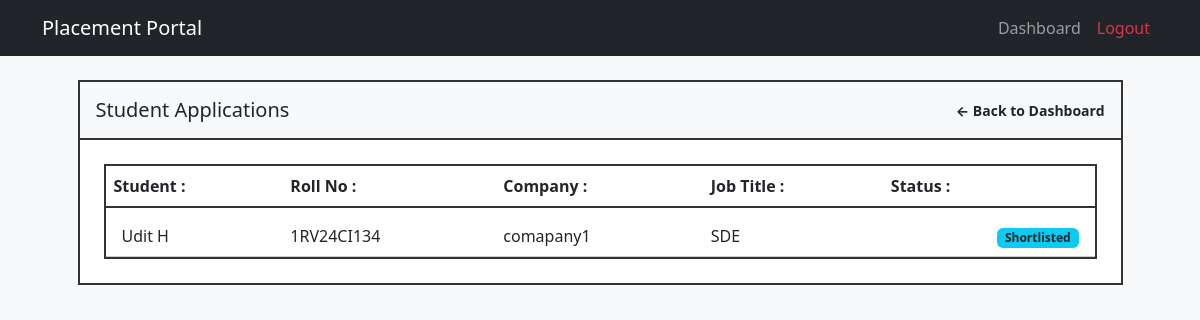
/admin/applications (signed in), run on an earlier commit of the app's database.
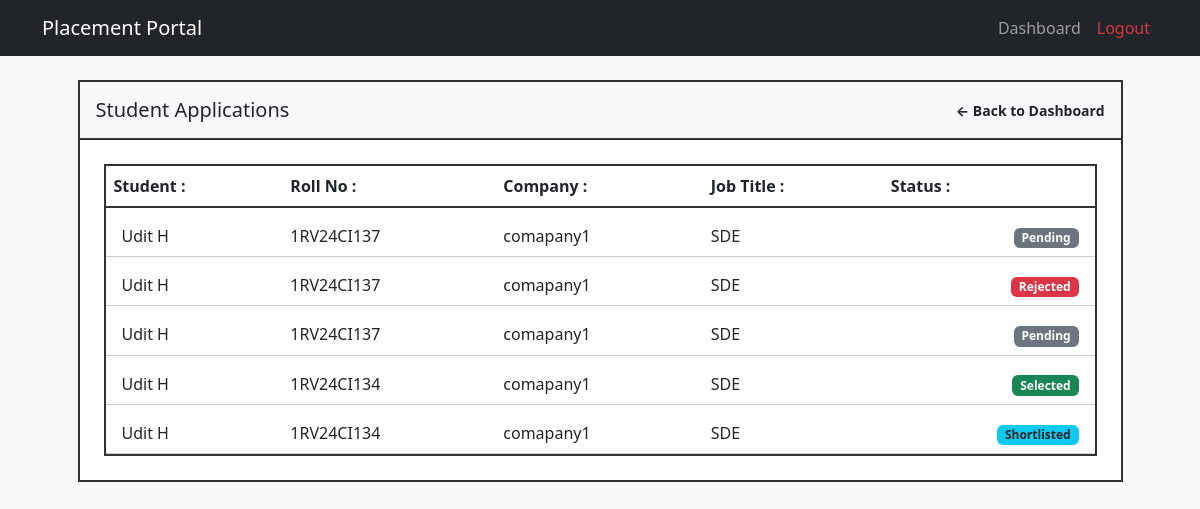
And on a later commit of the database.
### models.py (models this page shows, shortened)
class Application(db.Model):
    __tablename__ = 'application'
    id = db.Column(db.Integer, primary_key=True, autoincrement=True)
    student_roll = db.Column(db.String(50), db.ForeignKey('student.roll_no'), nullable=False)
    drive_id = db.Column(db.Integer, db.ForeignKey('placement_drive.id'), nullable=False)
    application_status = db.Column(db.String(20), default='applied')
    applied_on = db.Column(db.DateTime, default=datetime.now)
    updated_at = db.Column(db.DateTime, default=datetime.now, onupdate=datetime.now)
    remarks = db.Column(db.String(255))
    __table_args__ = (
        db.UniqueConstraint('student_roll', 'drive_id', name='unique_student_drive'),
    )

class Student(db.Model, UserMixin):
    __tablename__ = 'student'
    roll_no = db.Column(db.String(50), primary_key=True)
    name = db.Column(db.String(255), nullable=False)
    email = db.Column(db.String(100), unique=True, nullable=False)
    password_hash = db.Column(db.String(255), nullable=False)
    phone_no = db.Column(db.String(15), nullable=False)
    gender = db.Column(db.String(10), nullable=False)
    dob = db.Column(db.Date, nullable=False)
    location = db.Column(db.String(255))
    dept_id = db.Column(db.String(10), db.ForeignKey('departments.dept_id'), nullable=False)
    graduation_year = db.Column(db.Integer, nullable=False)
    cgpa = db.Column(db.Numeric(4, 2), nullable=False)
    has_backlogs = db.Column(db.Boolean, nullable=False, default=False)
    approval_status = db.Column(db.String(50), nullable=False, default='pending') #'Pending', 'Approved', 'Rejected'
    is_blacklisted = db.Column(db.Boolean, default=False)
    skills = db.relationship('Skills', backref='student', uselist=False)
    applications = db.relationship('Application', backref='student')

class Company(db.Model, UserMixin):
    __tablename__ = 'company'
    company_id = db.Column(db.Integer, primary_key=True, autoincrement=True)
    email = db.Column(db.String(100), unique=True, nullable=False)
    password_hash = db.Column(db.String(255), nullable=False)
    company_name = db.Column(db.String(255), nullable=False)
    hr_name = db.Column(db.String(255), nullable=False)
    hr_email = db.Column(db.String(255), nullable=False)
    hr_phone = db.Column(db.String(15), nullable=False)
    company_desc = db.Column(db.String(255), nullable=False)
    website = db.Column(db.String(255), unique=True, nullable=False)
    is_active = db.Column(db.Boolean, nullable=False, default=True)
    is_blacklisted = db.Column(db.Boolean, default=False)
    approval_status = db.Column(db.String(50), nullable=False, default='pending') #'pending' 'approved' 'rejected' 'blacklisted'
    placement_drives = db.relationship('PlacementDrive', backref='company')

class PlacementDrive(db.Model):
    __tablename__ = 'placement_drive'
    id = db.Column(db.Integer, primary_key=True, autoincrement=True)
    name = db.Column(db.String(255), nullable=False)
    comp_id = db.Column(db.Integer, db.ForeignKey('company.company_id'), nullable=False)
    job_title = db.Column(db.String(255), nullable=False)
    job_desc = db.Column(db.String(255), nullable=False)
    min_cgpa = db.Column(db.Numeric(4, 2))
    eligible_grad_yr = db.Column(db.Integer)
    salary = db.Column(db.Integer)
    location = db.Column(db.String(255))
    deadline = db.Column(db.DateTime, nullable=False)
    status = db.Column(db.String(50), nullable=False, default='Pending') #Pending/Approved/Rejected/Closed
    remarks = db.Column(db.String(255))
    created_at = db.Column(db.DateTime, nullable=False, default=datetime.now)
    updated_at = db.Column(db.DateTime, default=datetime.now, onupdate=datetime.now)
    applications = db.relationship('Application', backref='drive')
    eligible_departments = db.relationship('EligibleDepartments', backref='placement_drive', cascade='all, delete-orphan')

### app.py (the view)
@app.route('/admin/applications') #Fetch and manage student job applications
@login_required
def admin_applications():
    if not current_user.is_authenticated or not current_user.get_id().startswith('admin_'):
        return "Unauthorized Access : Not an Admin ", 403
    applications = Application.query.all()
    results = db.session.query(Application, Student, PlacementDrive, Company)\
        .join(Student, Application.student_roll == Student.roll_no)\
        .join(PlacementDrive, Application.drive_id == PlacementDrive.id)\
        .join(Company, PlacementDrive.comp_id == Company.company_id)\
        .order_by(Application.id.desc())\
        .all()
    return render_template('admin_applications.html', applications=applications, results=results)

### app.py (called while the page is built)
@login_manager.user_loader #Run this fn everytime the user clicks a new page
def load_user(user_id):
    try:
        role, uid = user_id.split('_', 1)
        if role == 'admin':
            return db.session.get(Admin, int(uid))
        elif role == 'student':
            return db.session.get(Student, uid)
        elif role == 'company':
            return db.session.get(Company, int(uid))
    except Exception as e:
        return None
    return None

### models.py (called while the page is built)
    def get_id(self):
        return f"admin_{self.id}"

### templates/admin_applications.html
{% extends "base.html" %}
{% block content %}
<div class="row justify-content-center mt-4 mb-5">
    <div class="col-lg-11 p-0 bg-white" style="border: 2px solid #333;">
        <div class="d-flex justify-content-between align-items-center p-3 bg-light"
            style="border-bottom: 2px solid #333;">
            <h5 class="mb-0">Student Applications</h5>
            <div class="small">
                <a href="{{ url_for('admin_dashboard') }}" class="text-decoration-none text-dark fw-bold">&larr; Back to
                    Dashboard</a>
            </div>
        </div>
        <div class="p-4">
            <div style="border: 2px solid #333; max-height: 600px; overflow-y: auto;">
                <table class="table table-borderless table-hover mb-0" style="position: relative;">
                    <thead class="bg-light"
                        style="border-bottom: 2px solid #333; position: sticky; top: 0; z-index: 1;">
                        <tr>
                            <th class="fw-bold pb-2 pt-2">Student :</th>
                            <th class="fw-bold pb-2 pt-2">Roll No :</th>
                            <th class="fw-bold pb-2 pt-2">Company :</th>
                            <th class="fw-bold pb-2 pt-2">Job Title :</th>
                            <th class="fw-bold pb-2 pt-2">Status :</th>
                        </tr>
                    </thead>
                    <tbody>
                        {% for app, student, drive, company in results %}
                        <tr style="border-bottom: 1px solid #ccc;" class="align-middle">
                            <td class="pt-3 ps-3 text-dark">{{ student.name }}</td>
                            <td class="pt-3">{{ student.roll_no }}</td>
                            <td class="pt-3">{{ company.company_name }}</td>
                            <td class="pt-3">{{ drive.job_title }}</td>
                            <td class="pt-3 pe-3 text-end">
                                {% if app.application_status == 'applied' %}
                                <span class="badge bg-secondary">Pending</span>
                                {% elif app.application_status == 'shortlisted' %}
                                <span class="badge bg-info text-dark">Shortlisted</span>
                                {% elif app.application_status == 'selected' %}
                                <span class="badge bg-success">Selected</span>
                                {% elif app.application_status == 'rejected' %}
                                <span class="badge bg-danger">Rejected</span>
                                {% else %}
                                <span class="badge bg-dark">{{ app.application_status }}</span>
                                {% endif %}
                            </td>
                        </tr>
                        {% else %}
                        <tr>
                            <td colspan="5" class="text-center text-muted pt-4 pb-4">
                                No applications have been submitted yet.
                            </td>
                        </tr>
                        {% endfor %}
                    </tbody>
                </table>
            </div>
        </div>
    </div>
</div>
{% endblock %}

What changed in the data, as far as the page shows it:
added Application: name "Udit H", roll_no "1RV24CI137", company_name "comapany1", job_title "SDE", application_status "Pending"
added Application: name "Udit H", roll_no "1RV24CI137", company_name "comapany1", job_title "SDE", application_status "Rejected"
added Application: name "Udit H", roll_no "1RV24CI137", company_name "comapany1", job_title "SDE", application_status "Pending"
added Application: name "Udit H", roll_no "1RV24CI134", company_name "comapany1", job_title "SDE", application_status "Selected"
